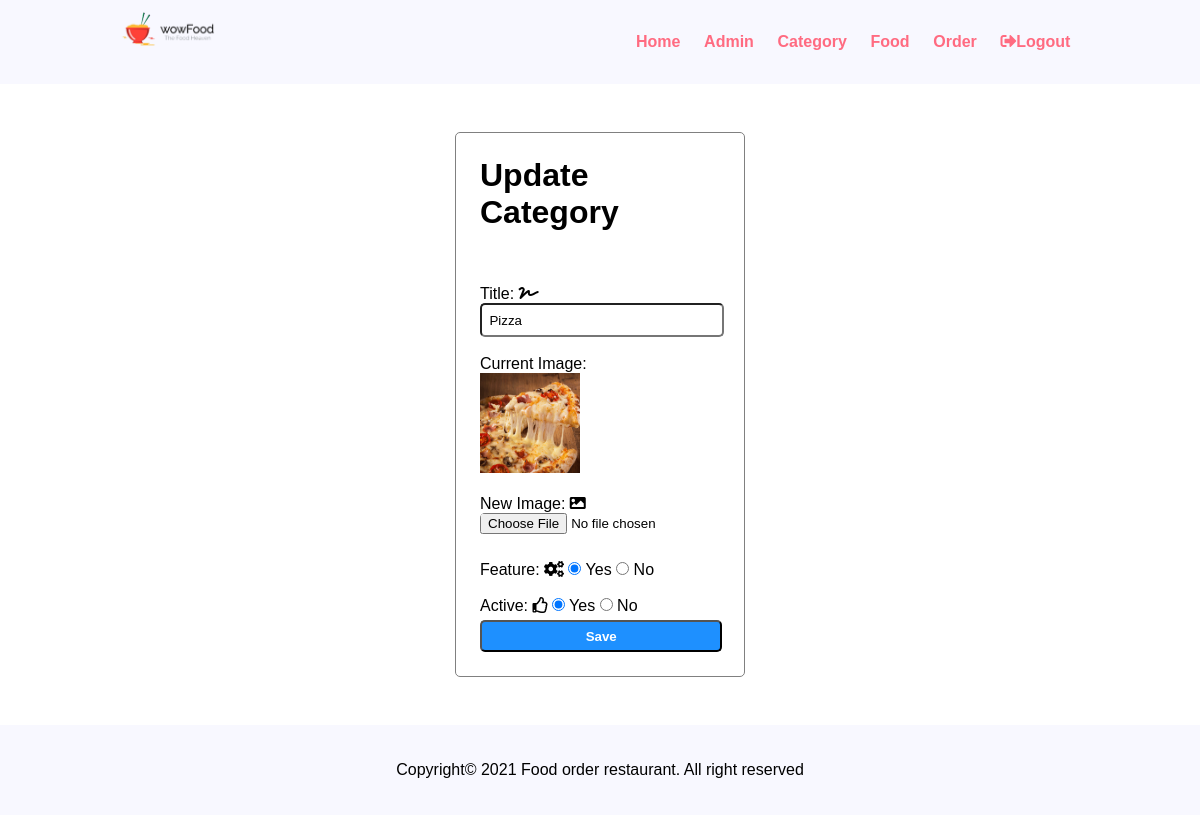
The app's page /admin/category_update.php?id=21&image=Food_Category-118.gif (signed in) with its own data.
### tables this page shows
CREATE TABLE `tbl_category` (
  `id` int(10) UNSIGNED NOT NULL,
  `title` varchar(100) NOT NULL,
  `image` varchar(255) NOT NULL,
  `featured` varchar(10) NOT NULL,
  `active` varchar(10) NOT NULL
);

### admin/db_connection.php (called while the page is built, shortened)
<?php
class Database{
    private $servername = 'localhost';
    private $username = 'root';
    private $password = '';
    private $dbname = 'food_order';
    public function __construct(){
        $this->conn = new mysqli($this->servername, $this->username, $this->password, $this->dbname);
    }
}

### admin/category_class.php (called while the page is built, shortened)
<?php
include_once 'db_connection.php';
class Category extends Database{
    public function veiwData(){
        $id = $_GET['id'];
        $sql = "SELECT * FROM tbl_category WHERE id = '$id'";
        $result = $this->conn->query($sql);
        if ($result == true){
            if ($result->num_rows > 0){
                $row = $result->fetch_assoc();
                return $row;
            }
            else{
                header('location: manage_category.php');
            }
        }
    }
}

### admin/category_update.php (the view, shortened to what this page needs)
<?php
include 'partial/navbar.php';
include 'category_class.php';
$obj = new Category();
$std = $obj->veiwData();
?>
<div class="form-container">
    <h1>Update Category</h1>
    <br/>
    <br/>
    <form action="" method="post" enctype="multipart/form-data">
        <br>
        <div class="form-group">
            <label for="Title">Title: <i class="fas fa-signature"></i></label>
            <input required type="text" class="form-control" name="title" value=" <?php echo $std['title'];?>">
        </div>
        <br>
        <div class="form-group">
            <label for="Current Image">Current Image:</label><br>
            <?php
                if ($std['image'] != ""){
                    ?>
                    <img src="../images/category/<?php echo $std['image'];?>"width="100px" height="100px">
                    <?php
                }
                else{
                    echo "<div style='color: red'> Image Not Added</div>";
                }
            ?>
        </div>
        <br>
        <div class="form-group">
            <label for="New Image">New Image: <i class="fas fa-image"></i></label>
            <input class="form-control" type="file" name="image">
        </div>
        <br>
        <div class="form-group">
            <label for="Feature">Feature: <i class="fas fa-cogs"></i></label>
            <input <?php if($std['featured'] == 'Yes'){echo "checked";}?> type="radio" name="featured" value="Yes"> Yes
            <input <?php if($std['featured'] == 'No'){echo "checked";}?> type="radio" name="featured" value="No"> No
        </div>
        <br>
        <div class="form-group">
            <label for="Active">Active: <i class="far fa-thumbs-up"></i></label>
            <input <?php if($std['active'] == 'Yes'){echo "checked";}?> type="radio" name="active" value="Yes"> Yes
            <input <?php if($std['active'] == 'No'){echo "checked";}?> type="radio" name="active" value="No"> No
        </div>
        <button type="submit" name="submit" class="btn-primary-login">Save</button>
    </form>
</div>
<?php include 'partial/footer.php'?>

### css/admin.css (style rules this page uses)
* { margin: 0 0; padding: 0 0; font-family: Arial, Helvetica, sans-serif; }
.btn-primary-login { background-color: #1e90ff; padding: 1%; color: white; text-decoration: none; font-weight: bold; border-radius: 5px; margin-top: 5PX; width: 101%; height: 32px; }
.form-container { border: 1px solid grey; width: 20%; margin: 4% auto; padding: 2%; border-radius: 5px; }
.form-control { width: 100%; height: 30px; border-radius: 5px; }

### records on screen
tbl_category: title "Pizza", image (picture), featured "☑", active "☑"
